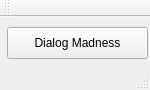
<?xml version="1.0" encoding="UTF-8"?>
<ui version="4.0">
 <class>MainWindow</class>
 <widget class="QMainWindow" name="MainWindow">
  <property name="geometry">
   <rect>
    <x>0</x>
    <y>0</y>
    <width>150</width>
    <height>90</height>
   </rect>
  </property>
  <property name="minimumSize">
   <size>
    <width>150</width>
    <height>90</height>
   </size>
  </property>
  <property name="maximumSize">
   <size>
    <width>150</width>
    <height>90</height>
   </size>
  </property>
  <property name="windowTitle">
   <string>QTMessageBox</string>
  </property>
  <widget class="QWidget" name="centralWidget">
   <widget class="QPushButton" name="pushButton">
    <property name="geometry">
     <rect>
      <x>7</x>
      <y>10</y>
      <width>141</width>
      <height>32</height>
     </rect>
    </property>
    <property name="text">
     <string>Dialog Madness</string>
    </property>
   </widget>
  </widget>
  <widget class="QMenuBar" name="menuBar">
   <property name="geometry">
    <rect>
     <x>0</x>
     <y>0</y>
     <width>150</width>
     <height>22</height>
    </rect>
   </property>
  </widget>
  <widget class="QToolBar" name="mainToolBar">
   <attribute name="toolBarArea">
    <enum>TopToolBarArea</enum>
   </attribute>
   <attribute name="toolBarBreak">
    <bool>false</bool>
   </attribute>
  </widget>
  <widget class="QStatusBar" name="statusBar"/>
 </widget>
 <layoutdefault spacing="6" margin="11"/>
 <resources/>
 <connections/>
</ui>
